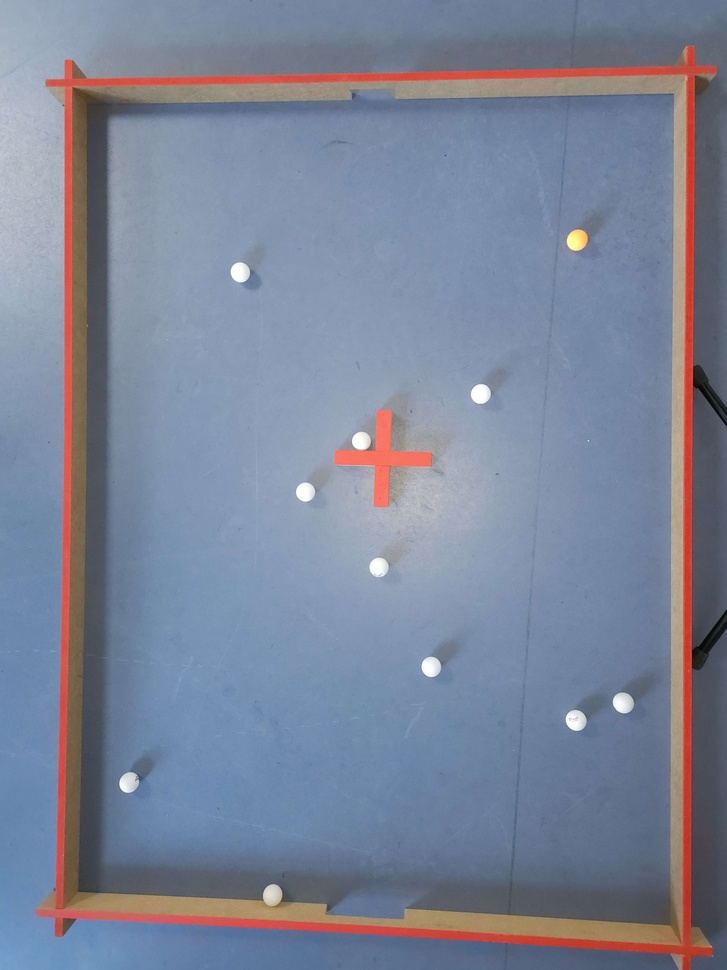
#> input picture src/assets/test_image.jpg, 727 x 970 px, shrunk from 6120 x 8160 before the run
$ python -i RobotAreaRecognition.py   (imports and definitions only)
#> lines starting #> are read from the running program, lines starting #| are printed output that depends on the picture; after the words box and inside, x2 and y2 are one past the last pixel; in counts of white or black regions, pixels touching at a corner belong together
#> further down, picture is the input picture: shape (970, 727, 3); mean B, G, R 152.1, 131.8, 123.7
import cv2
import numpy as np

def detect_rectangles(image):
    rectangles = []
    gray = cv2.cvtColor(image, cv2.COLOR_BGR2GRAY)
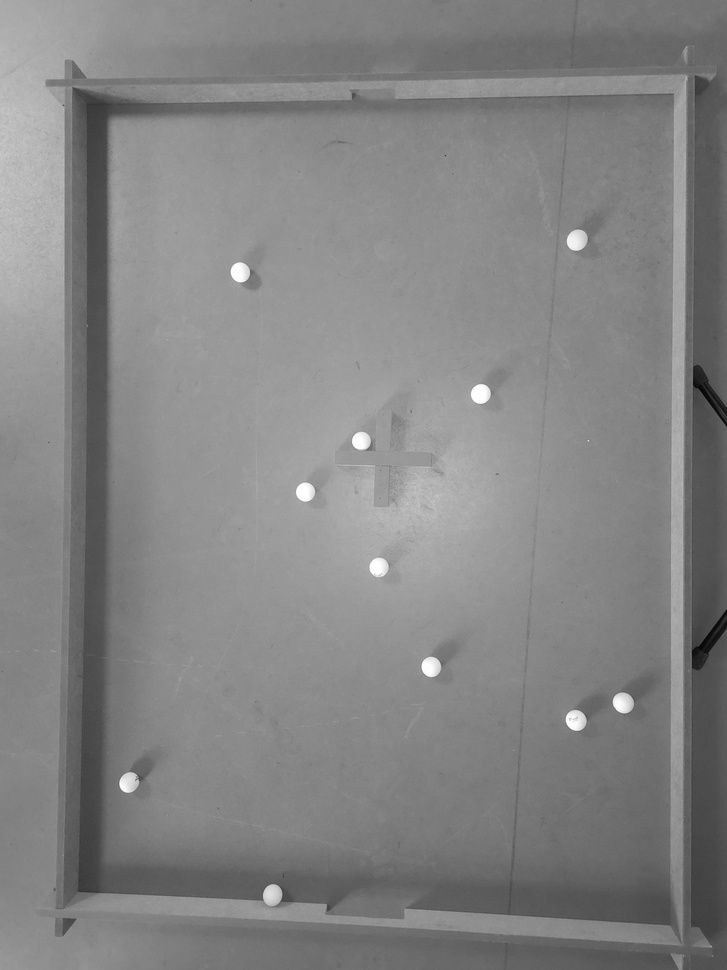
#> gray: shape (970, 727); min 2, max 255, mean 131.7
    blurred = cv2.GaussianBlur(gray, (5, 5), 0)
    edged = cv2.Canny(blurred, 50, 150)
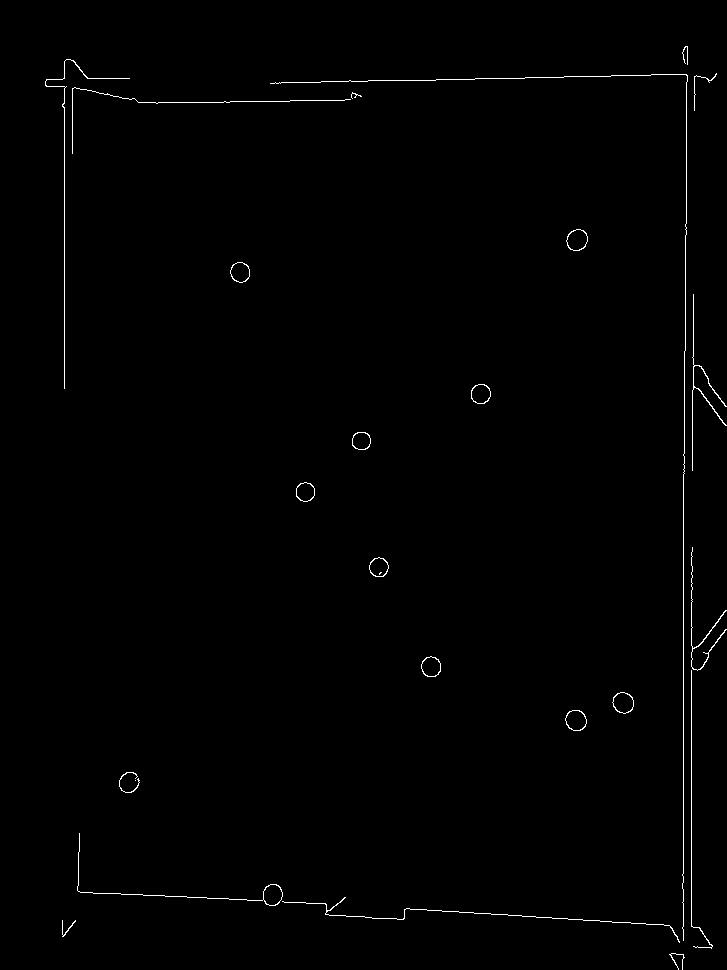
#> edged: shape (970, 727); 0.67% white in thin lines or dots, all inside (x1, y1, x2, y2) = (45, 46, 727, 970)
    contours, _ = cv2.findContours(edged, cv2.RETR_EXTERNAL, cv2.CHAIN_APPROX_SIMPLE)
#> contours = 24 contours, 10 with area under 20; largest, box (x1, y1, x2, y2) and area: (566, 229, 588, 251) 346, (612, 692, 634, 714) 339, (565, 710, 587, 731) 336, (77, 833, 283, 906) 326, (421, 656, 441, 677) 306
    for cnt in contours:
        approx = cv2.approxPolyDP(cnt, 0.02*cv2.arcLength(cnt, True), True)
        if len(approx) == 4 and cv2.contourArea(approx) > 1000:
            rectangles.append(approx)
#> this loop made 24 passes
#> approx on passes 2, 3, 5, 9, 20, 21: [[75, 920], [63, 935], [62, 920], [62, 936]], [[282, 901], [679, 942]], [[135, 780]], [[691, 670], [691, 926], [711, 948], [691, 925]], [[72, 153], [74, 87], [350, 99], [74, 87]], [[270, 83], [687, 76], [683, 940], [687, 75]]
#> after the loop, rectangles = []
    return rectangles

>>> import cv2
>>> picture = cv2.imread('../assets/test_image.jpg')
>>> result = detect_rectangles(picture)
#> result = []
